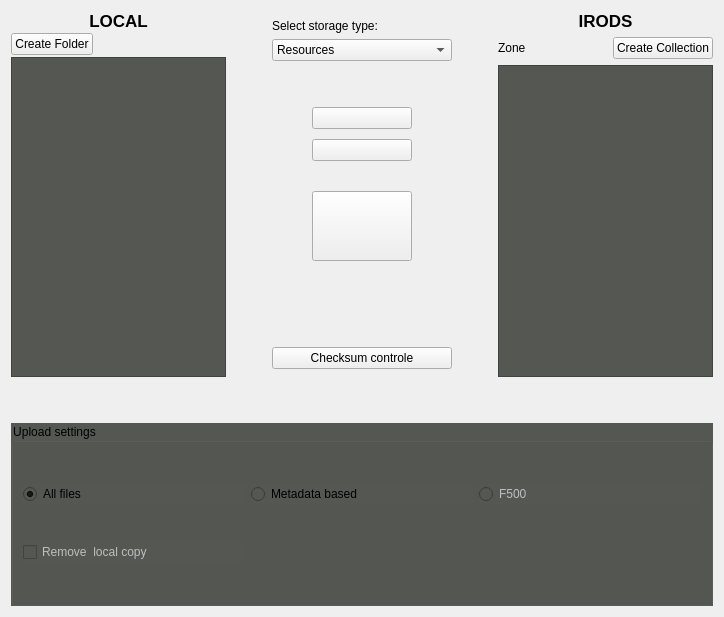
    <widget class="QWidget" name="tabUpload">
     <attribute name="title">
      <string>Up and Download</string>
     </attribute>
     <layout class="QVBoxLayout" name="verticalLayout_12">
      <item>
       <layout class="QVBoxLayout" name="verticalLayout_10" stretch="2,0,1">
        <property name="sizeConstraint">
         <enum>QLayout::SetDefaultConstraint</enum>
        </property>
        <item>
         <layout class="QHBoxLayout" name="horizontalLayout_4" stretch="1,0,0,0,1">
          <item>
           <layout class="QVBoxLayout" name="verticalLayout_4" stretch="0,0,1">
            <property name="spacing">
             <number>2</number>
            </property>
            <property name="sizeConstraint">
             <enum>QLayout::SetDefaultConstraint</enum>
            </property>
            <item>
             <widget class="QLabel" name="label_17">
              <property name="sizePolicy">
               <sizepolicy hsizetype="Minimum" vsizetype="Minimum">
                <horstretch>0</horstretch>
                <verstretch>0</verstretch>
               </sizepolicy>
              </property>
              <property name="font">
               <font>
                <pointsize>13</pointsize>
                <weight>75</weight>
                <bold>true</bold>
               </font>
              </property>
              <property name="text">
               <string>LOCAL</string>
              </property>
              <property name="alignment">
               <set>Qt::AlignCenter</set>
              </property>
             </widget>
            </item>
            <item>
             <layout class="QHBoxLayout" name="horizontalLayout_12">
              <item>
               <widget class="QPushButton" name="createFolderButton">
                <property name="text">
                 <string>Create Folder</string>
                </property>
               </widget>
              </item>
              <item>
               <spacer name="horizontalSpacer_8">
                <property name="orientation">
                 <enum>Qt::Horizontal</enum>
                </property>
                <property name="sizeHint" stdset="0">
                 <size>
                  <width>40</width>
                  <height>20</height>
                 </size>
                </property>
               </spacer>
              </item>
             </layout>
            </item>
            <item>
             <widget class="QTreeView" name="localFsTreeView">
              <property name="sizePolicy">
               <sizepolicy hsizetype="Preferred" vsizetype="Preferred">
                <horstretch>0</horstretch>
                <verstretch>0</verstretch>
               </sizepolicy>
              </property>
              <property name="styleSheet">
               <string notr="true">background-color: rgb(85, 87, 83);</string>
              </property>
              <property name="sizeAdjustPolicy">
               <enum>QAbstractScrollArea::AdjustIgnored</enum>
              </property>
              <property name="editTriggers">
               <set>QAbstractItemView::NoEditTriggers</set>
              </property>
              <property name="selectionMode">
               <enum>QAbstractItemView::NoSelection</enum>
              </property>
              <property name="headerHidden">
               <bool>true</bool>
              </property>
             </widget>
            </item>
           </layout>
          </item>
          <item>
           <spacer name="horizontalSpacer_6">
            <property name="orientation">
             <enum>Qt::Horizontal</enum>
            </property>
            <property name="sizeHint" stdset="0">
             <size>
              <width>40</width>
              <height>20</height>
             </size>
            </property>
           </spacer>
          </item>
          <item>
           <layout class="QVBoxLayout" name="verticalLayout_14">
            <item>
             <spacer name="verticalSpacer_7">
              <property name="orientation">
               <enum>Qt::Vertical</enum>
              </property>
              <property name="sizeHint" stdset="0">
               <size>
                <width>20</width>
                <height>40</height>
               </size>
              </property>
             </spacer>
            </item>
            <item>
             <widget class="QLabel" name="label">
              <property name="text">
               <string>Select storage type:</string>
              </property>
             </widget>
            </item>
            <item>
             <widget class="QComboBox" name="resourceBox_2">
              <property name="layoutDirection">
               <enum>Qt::LeftToRight</enum>
              </property>
              <item>
               <property name="text">
                <string>Resources</string>
               </property>
              </item>
             </widget>
            </item>
            <item>
             <spacer name="verticalSpacer_19">
              <property name="orientation">
               <enum>Qt::Vertical</enum>
              </property>
              <property name="sizeType">
               <enum>QSizePolicy::Minimum</enum>
              </property>
              <property name="sizeHint" stdset="0">
               <size>
                <width>20</width>
                <height>40</height>
               </size>
              </property>
             </spacer>
            </item>
            <item>
             <layout class="QGridLayout" name="gridLayout_6">
              <item row="0" column="2">
               <spacer name="horizontalSpacer_2">
                <property name="orientation">
                 <enum>Qt::Horizontal</enum>
                </property>
                <property name="sizeHint" stdset="0">
                 <size>
                  <width>40</width>
                  <height>20</height>
                 </size>
                </property>
               </spacer>
              </item>
              <item row="5" column="1">
               <widget class="QPushButton" name="tab2ContUplBut">
                <property name="sizePolicy">
                 <sizepolicy hsizetype="Minimum" vsizetype="Fixed">
                  <horstretch>0</horstretch>
                  <verstretch>0</verstretch>
                 </sizepolicy>
                </property>
                <property name="minimumSize">
                 <size>
                  <width>100</width>
                  <height>70</height>
                 </size>
                </property>
                <property name="text">
                 <string/>
                </property>
                <property name="iconSize">
                 <size>
                  <width>50</width>
                  <height>50</height>
                 </size>
                </property>
               </widget>
              </item>
              <item row="0" column="1">
               <widget class="QPushButton" name="tab2UploadButton">
                <property name="text">
                 <string/>
                </property>
                <property name="icon">
                 <iconset>
                  <normaloff>../icons/arrow-right.png</normaloff>../icons/arrow-right.png</iconset>
                </property>
               </widget>
              </item>
              <item row="3" column="1">
               <widget class="QPushButton" name="tab2DownloadButton">
                <property name="text">
                 <string/>
                </property>
                <property name="icon">
                 <iconset>
                  <normaloff>../icons/arrow-left.png</normaloff>../icons/arrow-left.png</iconset>
                </property>
               </widget>
              </item>
              <item row="0" column="0">
               <spacer name="horizontalSpacer_5">
                <property name="orientation">
                 <enum>Qt::Horizontal</enum>
                </property>
                <property name="sizeHint" stdset="0">
                 <size>
                  <width>40</width>
                  <height>20</height>
                 </size>
                </property>
               </spacer>
              </item>
              <item row="4" column="1">
               <spacer name="verticalSpacer_5">
                <property name="orientation">
                 <enum>Qt::Vertical</enum>
                </property>
                <property name="sizeHint" stdset="0">
                 <size>
                  <width>20</width>
                  <height>40</height>
                 </size>
                </property>
               </spacer>
              </item>
              <item row="1" column="1">
               <spacer name="verticalSpacer_6">
                <property name="orientation">
                 <enum>Qt::Vertical</enum>
                </property>
                <property name="sizeType">
                 <enum>QSizePolicy::Maximum</enum>
                </property>
                <property name="sizeHint" stdset="0">
                 <size>
                  <width>20</width>
                  <height>20</height>
                 </size>
                </property>
               </spacer>
              </item>
             </layout>
            </item>
            <item>
             <spacer name="verticalSpacer_20">
              <property name="orientation">
               <enum>Qt::Vertical</enum>
              </property>
              <property name="sizeType">
               <enum>QSizePolicy::Minimum</enum>
              </property>
              <property name="sizeHint" stdset="0">
               <size>
                <width>20</width>
                <height>80</height>
               </size>
              </property>
             </spacer>
            </item>
            <item>
             <widget class="QPushButton" name="tab2ChecksumCheckBut">
              <property name="minimumSize">
               <size>
                <width>0</width>
                <height>0</height>
               </size>
              </property>
              <property name="text">
               <string>Checksum controle</string>
              </property>
             </widget>
            </item>
            <item>
             <spacer name="verticalSpacer_8">
              <property name="orientation">
               <enum>Qt::Vertical</enum>
              </property>
              <property name="sizeHint" stdset="0">
               <size>
                <width>20</width>
                <height>40</height>
               </size>
              </property>
             </spacer>
            </item>
           </layout>
          </item>
          <item>
           <spacer name="horizontalSpacer_7">
            <property name="orientation">
             <enum>Qt::Horizontal</enum>
            </property>
            <property name="sizeHint" stdset="0">
             <size>
              <width>40</width>
              <height>20</height>
             </size>
            </property>
           </spacer>
          </item>
          <item>
           <layout class="QVBoxLayout" name="verticalLayout_13" stretch="0,0,1">
            <item>
             <widget class="QLabel" name="label_18">
              <property name="sizePolicy">
               <sizepolicy hsizetype="Preferred" vsizetype="Minimum">
                <horstretch>0</horstretch>
                <verstretch>0</verstretch>
               </sizepolicy>
              </property>
              <property name="font">
               <font>
                <pointsize>13</pointsize>
                <weight>75</weight>
                <bold>true</bold>
               </font>
              </property>
              <property name="text">
               <string>IRODS</string>
              </property>
              <property name="textFormat">
               <enum>Qt::PlainText</enum>
              </property>
              <property name="alignment">
               <set>Qt::AlignCenter</set>
              </property>
             </widget>
            </item>
            <item>
             <layout class="QHBoxLayout" name="horizontalLayout_14">
              <item>
               <widget class="QLabel" name="irodsZoneLabel">
                <property name="text">
                 <string>Zone</string>
                </property>
               </widget>
              </item>
              <item>
               <spacer name="horizontalSpacer_10">
                <property name="orientation">
                 <enum>Qt::Horizontal</enum>
                </property>
                <property name="sizeHint" stdset="0">
                 <size>
                  <width>40</width>
                  <height>20</height>
                 </size>
                </property>
               </spacer>
              </item>
              <item>
               <widget class="QPushButton" name="createCollButtonTab2">
                <property name="text">
                 <string>Create Collection</string>
                </property>
               </widget>
              </item>
             </layout>
            </item>
            <item>
             <widget class="QTreeView" name="irodsFsTreeView">
              <property name="sizePolicy">
               <sizepolicy hsizetype="Preferred" vsizetype="Preferred">
                <horstretch>0</horstretch>
                <verstretch>0</verstretch>
               </sizepolicy>
              </property>
              <property name="styleSheet">
               <string notr="true">background-color: rgb(85, 87, 83);</string>
              </property>
              <property name="sizeAdjustPolicy">
               <enum>QAbstractScrollArea::AdjustToContents</enum>
              </property>
              <property name="editTriggers">
               <set>QAbstractItemView::NoEditTriggers</set>
              </property>
              <property name="selectionMode">
               <enum>QAbstractItemView::NoSelection</enum>
              </property>
              <property name="headerHidden">
               <bool>true</bool>
              </property>
             </widget>
            </item>
           </layout>
          </item>
         </layout>
        </item>
        <item>
         <spacer name="verticalSpacer_4">
          <property name="orientation">
           <enum>Qt::Vertical</enum>
          </property>
          <property name="sizeHint" stdset="0">
           <size>
            <width>20</width>
            <height>40</height>
           </size>
          </property>
         </spacer>
        </item>
        <item>
         <widget class="QGroupBox" name="uplSetGB">
          <property name="sizePolicy">
           <sizepolicy hsizetype="Preferred" vsizetype="Minimum">
            <horstretch>0</horstretch>
            <verstretch>0</verstretch>
           </sizepolicy>
          </property>
          <property name="minimumSize">
           <size>
            <width>0</width>
            <height>50</height>
           </size>
          </property>
          <property name="styleSheet">
           <string notr="true">background-color: rgb(85, 87, 83);</string>
          </property>
          <property name="title">
           <string>Upload settings</string>
          </property>
          <layout class="QGridLayout" name="gridLayout_3">
           <item row="0" column="1">
            <widget class="QRadioButton" name="uplMetaRB">
             <property name="text">
              <string>Metadata based</string>
             </property>
            </widget>
           </item>
           <item row="0" column="2">
            <widget class="QRadioButton" name="uplF500RB">
             <property name="enabled">
              <bool>false</bool>
             </property>
             <property name="text">
              <string>F500</string>
             </property>
            </widget>
           </item>
           <item row="1" column="0">
            <widget class="QCheckBox" name="rLocalcopyCB">
             <property name="enabled">
              <bool>false</bool>
             </property>
             <property name="text">
              <string>Remove  local copy</string>
             </property>
            </widget>
           </item>
           <item row="0" column="0">
            <widget class="QRadioButton" name="uplAllRB">
             <property name="text">
              <string>All files</string>
             </property>
             <property name="checked">
              <bool>true</bool>
             </property>
            </widget>
           </item>
          </layout>
         </widget>
        </item>
       </layout>
      </item>
     </layout>
    </widget>
